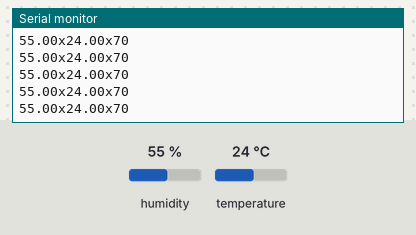
Bench run of a sketch on a simulated Arduino Mega 2560, built with avr-gcc and run on an emulated ATmega2560. Parts: the last lines printed to the serial monitor. The inputs (shaded band) are chosen by the test bench; at power-on: humidity 55 %, temperature 24 °C.

Above: at 3.1 s.
3.2 s: humidity set to 22 %
At 4.69 s:
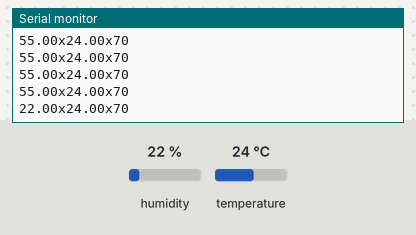
6.1 s: temperature set to 12 °C
At 6.51 s:
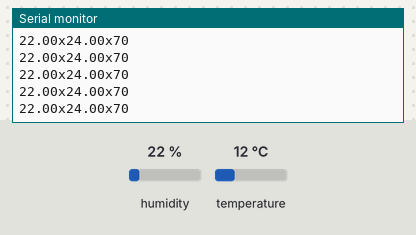
9.0 s: humidity set to 40 %
At 9.25 s:
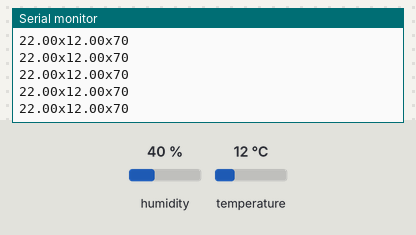
Timing chart, 0 to 12.0 s (numbered marks = the images above; inputs shaded):
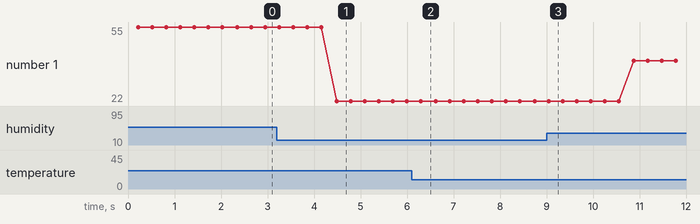

The sketch:

Final_code.ino
```cpp
#include<DHT.h>
#include <Arduino.h>
#include <MQUnifiedsensor.h>

//pin defines
#define DHTPIN 13
#define DHTTYPE DHT11
int GAS_SENSOR1=16;
int GAS_SENSOR2=19;
int GAS_SENSOR_Data=70;
int a=0;
int b=1;

//intial Startups
DHT dht(DHTPIN,DHTTYPE);
void setup()
{
  Serial.begin(9600);
  Serial1.begin(9600);
  //Serial.println("TESTING NOW.....");
  dht.begin();
  pinMode(GAS_SENSOR2,INPUT);
  pinMode(GAS_SENSOR1,INPUT);
}

void loop()
{
  //Reading DHT
  delay(200);
  float h=dht.readHumidity();
  float t=dht.readTemperature();
  Serial.print(h);
 // Serial.print("->Humidity, ");
  Serial.print("x");
  Serial.print(t);
 // Serial.print("->Temperature, ");
  Serial.print("x");

  if(GAS_SENSOR1<=500)
    {
      Serial.println(GAS_SENSOR_Data);
     // Serial.println("ppm Fresh Air");
    }
  else if(GAS_SENSOR1>=500 && GAS_SENSOR1<=1000)
    {
      Serial.println(GAS_SENSOR_Data);
     // Serial.println("ppm Poor Air");
    }
  else
    {
      Serial.println(GAS_SENSOR_Data);
    //  Serial.println("ppm Very Poor");
    }
   if(digitalRead(GAS_SENSOR2)==HIGH)
      Serial1.println(b);
   else
      Serial1.println(a);
   delay(100);
}
```

Measured:
- after the input at 3.2 s, the serial monitor: prints a new line after 1.3 s (image 1)
- plotted number 1: 55 → 22 after the input at 3.2 s, 22 → 40 after the input at 9.0 s
